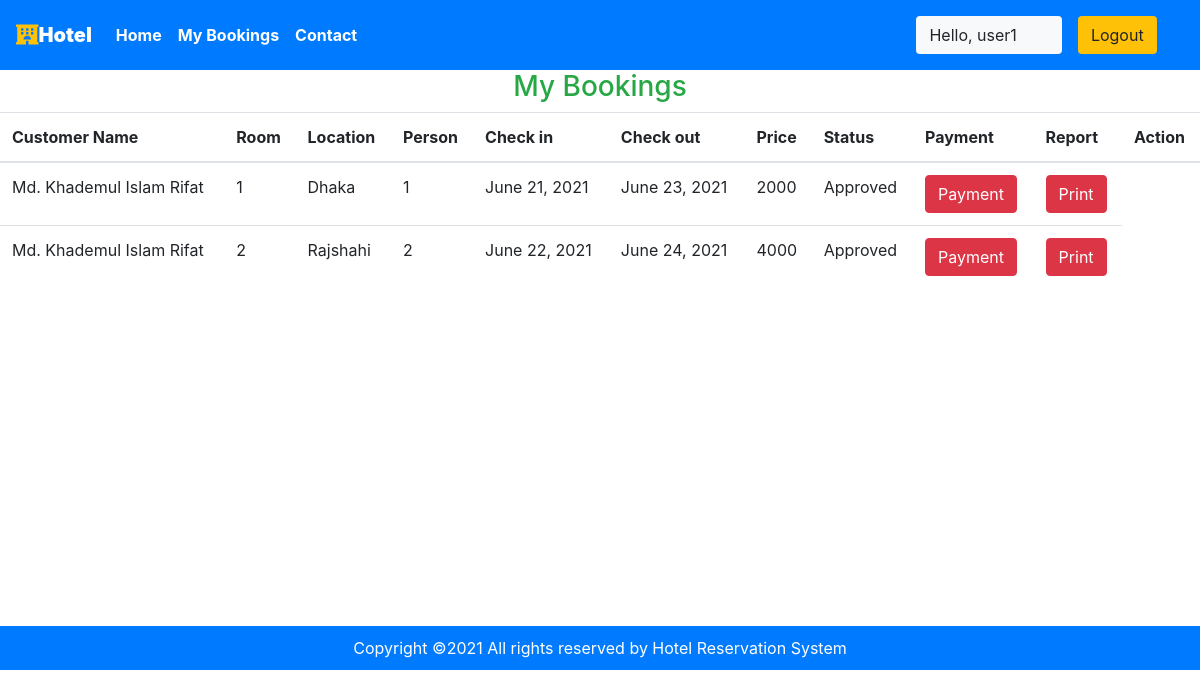
The page /user/bookings (signed in) on the database as committed earlier.
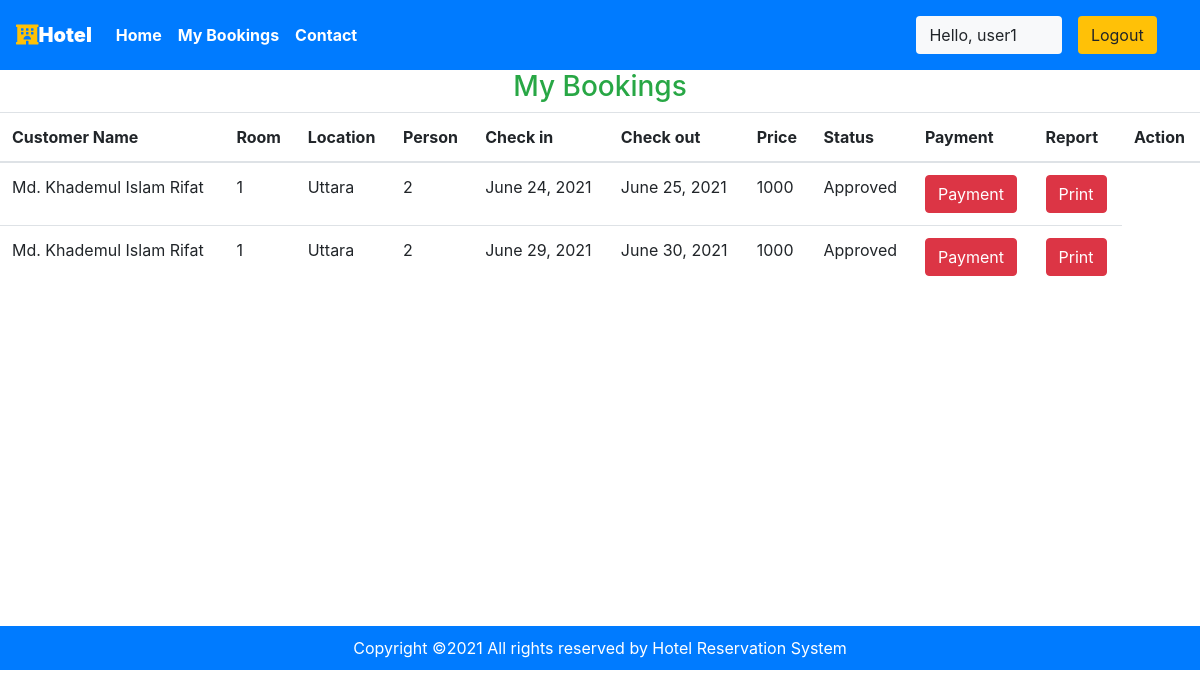
The same page on the database as committed later.
### main/models.py (models this page shows, shortened)
class Reservation(models.Model):
    Reservation_STATUS = (
    ("1", "Pending"),
    ("2", "Approved"),
    ("3", "Canceled"),
    )
    status=models.CharField(choices=Reservation_STATUS, max_length=15, default="Pending")
    id = models.AutoField(primary_key=True)
    check_in = models.DateField(auto_now =False)
    check_out = models.DateField()
    room = models.ForeignKey(Room, on_delete = models.CASCADE)
    guest = models.ForeignKey(CustomUser, on_delete= models.CASCADE)
    payment_number=models.CharField(max_length=20, null=True, blank=True)
    trnxid=models.CharField(max_length=250,null=True, blank=True)
    booking_id = models.CharField(max_length=100,default="null")
    @property
    def total_price(self):
        days = (self.check_out - self.check_in).days
        result = self.room.price * days
        return result

class CustomUser(AbstractUser):
     date_of_birth = models.DateField(verbose_name=_("Date of birth"), blank=True, null=True)
     address1 = models.CharField(verbose_name=_("Address line 1"), max_length=1024, blank=True, null=True)
     zip_code = models.CharField(verbose_name=_("Postal Code"), max_length=12, blank=True, null=True)
     city = models.CharField(verbose_name=_("City"), max_length=1024, blank=True, null=True)
     country = CountryField(blank=True, null=True)
     phone_regex = RegexValidator(regex=r"^\+(?:[0-9]●?){6,14}[0-9]$", message=_("Enter a valid international mobile phone number starting with +(country code)"))
     mobile_phone = models.CharField(validators=[phone_regex], verbose_name=_("Mobile phone"), max_length=17, blank=True, null=True)
     photo = models.ImageField(verbose_name=_("Photo"), upload_to='photos/', default='photos/default-user-avatar.png')
     class Meta:
         ordering = ['last_name']

class Room(models.Model):
    ROOM_STATUS = (
    ("1", "available"),
    ("2", "not available"),
    )
    ROOM_TYPE = (
    ("1", "Premium"),
    ("2", "Deluxe"),
    ("3","Economi"),
    )
    id = models.AutoField(primary_key=True)
    room_type = models.CharField(max_length=50,choices = ROOM_TYPE)
    capacity = models.IntegerField()
    price = models.IntegerField()
    size = models.IntegerField()
    hotel = models.ForeignKey(Hotel, on_delete = models.CASCADE)
    status = models.CharField(choices =ROOM_STATUS,max_length = 15)
    roomnumber = models.IntegerField()
    photo=models.ImageField(upload_to='room/', null=True, blank=True)
    Services=models.CharField(max_length=30,null=True)

class Hotel(models.Model):
    id = models.AutoField(primary_key=True)
    name = models.CharField(max_length=30,null=True)
    owner = models.ForeignKey(CustomUser, blank=True, null=True, on_delete=models.CASCADE)
    location = models.CharField(max_length=50)
    state = models.CharField(max_length=50,null=True)
    country = models.CharField(max_length=50,null=True)
    photo=models.ImageField(upload_to='hotel/', null=True, blank=True)

### main/views.py (the view)
# urls.py: path('user/bookings', views.user_bookings,name="userbookings"),
@login_required(login_url='/user')
def user_bookings(request):
    if request.user.is_authenticated == False:
        messages.error(request,"Please login to Book rooms")
        return redirect('userloginpage')
    user = CustomUser.objects.all().get(id=request.user.id)
    bookings = Reservation.objects.all().filter(guest=user)
    if not bookings:
        messages.warning(request,"No Bookings Found")
    return HttpResponse(render(request,'user/mybookings.html',{'bookings':bookings}))

### main/templatetags/app_tags.py (called while the page is built)
@register.filter(name='has_group')
def has_group(user, group_name):
    group = Group.objects.get(name=group_name)
    return True if group in user.groups.all() else False

### templates/user/mybookings.html (shortened to what this page needs)
{% extends 'basic.html' %} {% block title %}Dashboard {% endblock title %} {% block body %}
{% load app_tags %}
<h3 class="text-center  text-success">My Bookings </h3>
<table class="table">
    <thead>
        <th>Customer Name</th>
        <th>Room</th>
        <th>Location</th>
        <th>Person</th>
        <th>Check in</th>
        <th>Check out</th>
        <th>Price</th>
        <th>Status</th>
        <th>Payment</th>
        <th>Report</th>
        <th>Action</th>
    </thead>
    {% for each_booking in bookings %}
    <tr>
        <td>{{each_booking.guest.first_name}} {{each_booking.guest.last_name}} </td>
        <td>{{each_booking.room.roomnumber}}</td>
        <td>{{each_booking.room.hotel.location}}</td>
        <td>{{each_booking.room.capacity}}</td>
        <td>{{each_booking.check_in}}</td>
        <td>{{each_booking.check_out}}</td>
        <td>{{each_booking.total_price}}</td>
        <td>{{each_booking.get_status_display}}</td>
        <form action="{% url 'makepayment' %}" method="POST">
        <td><button type="submit" class="btn btn-danger">Payment</button> </td>
        </form>
        <td> <a href="/user/bookings/{{each_booking.id}}"> <button type="submit" class="btn btn-danger">Print</button>   </a>  </td>
    </tr>
    {% endfor %}
</table>
<footer class="" style="text-align: center;">
    <div class="abc" style="background-color: #007BFF; margin-top: 338px; ">
      <p style="padding:10px; color: #fff; margin: 0;">
        Copyright &copy;<script>document.write(new Date().getFullYear());</script>
        All rights reserved by Hotel Reservation System
    </p>
    </div>
</footer>
{% endblock body %}

Rows that differ between the two databases and show on the page:
removed Reservation: guest.first_name "Md. Khademul Islam", guest.last_name "Rifat", room.roomnumber "1", room.hotel.location "Dhaka", room.capacity "1", check_in "June 21, 2021", check_out "June 23, 2021", total_price "2000", status "Approved"
removed Reservation: guest.first_name "Md. Khademul Islam", guest.last_name "Rifat", room.roomnumber "2", room.hotel.location "Rajshahi", room.capacity "2", check_in "June 22, 2021", check_out "June 24, 2021", total_price "4000", status "Approved"
added Reservation: guest.first_name "Md. Khademul Islam", guest.last_name "Rifat", room.roomnumber "1", room.hotel.location "Uttara", room.capacity "2", check_in "June 24, 2021", check_out "June 25, 2021", total_price "1000", status "Approved"
added Reservation: guest.first_name "Md. Khademul Islam", guest.last_name "Rifat", room.roomnumber "1", room.hotel.location "Uttara", room.capacity "2", check_in "June 29, 2021", check_out "June 30, 2021", total_price "1000", status "Approved"
